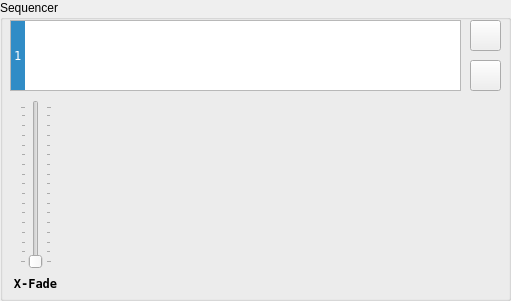
   <widget class="QGroupBox" name="groupBox_4">
    <property name="geometry">
     <rect>
      <x>510</x>
      <y>10</y>
      <width>511</width>
      <height>301</height>
     </rect>
    </property>
    <property name="title">
     <string>Sequencer</string>
    </property>
    <widget class="QListWidget" name="listWidget">
     <property name="geometry">
      <rect>
       <x>10</x>
       <y>20</y>
       <width>451</width>
       <height>71</height>
      </rect>
     </property>
     <property name="font">
      <font>
       <family>Terminal</family>
      </font>
     </property>
     <property name="editTriggers">
      <set>QAbstractItemView::NoEditTriggers</set>
     </property>
     <property name="alternatingRowColors">
      <bool>true</bool>
     </property>
     <property name="flow">
      <enum>QListView::LeftToRight</enum>
     </property>
     <property name="spacing">
      <number>1</number>
     </property>
     <property name="currentRow">
      <number>0</number>
     </property>
     <item>
      <property name="text">
       <string>1</string>
      </property>
     </item>
    </widget>
    <widget class="QPushButton" name="pushButton_addStep">
     <property name="geometry">
      <rect>
       <x>470</x>
       <y>20</y>
       <width>31</width>
       <height>31</height>
      </rect>
     </property>
     <property name="text">
      <string/>
     </property>
     <property name="icon">
      <iconset>
       <normaloff>resources/plus-circle.png</normaloff>resources/plus-circle.png</iconset>
     </property>
    </widget>
    <widget class="QPushButton" name="pushButton_deleteStep">
     <property name="geometry">
      <rect>
       <x>470</x>
       <y>60</y>
       <width>31</width>
       <height>31</height>
      </rect>
     </property>
     <property name="text">
      <string/>
     </property>
     <property name="icon">
      <iconset>
       <normaloff>resources/cross-circle.png</normaloff>resources/cross-circle.png</iconset>
     </property>
    </widget>
    <widget class="QLabel" name="label_s_xfade">
     <property name="geometry">
      <rect>
       <x>10</x>
       <y>270</y>
       <width>51</width>
       <height>21</height>
      </rect>
     </property>
     <property name="font">
      <font>
       <family>Terminal</family>
       <pointsize>9</pointsize>
       <weight>75</weight>
       <bold>true</bold>
      </font>
     </property>
     <property name="text">
      <string>X-Fade</string>
     </property>
     <property name="alignment">
      <set>Qt::AlignBottom|Qt::AlignHCenter</set>
     </property>
    </widget>
    <widget class="QSlider" name="verticalSlider_xfade">
     <property name="geometry">
      <rect>
       <x>20</x>
       <y>100</y>
       <width>32</width>
       <height>169</height>
      </rect>
     </property>
     <property name="maximum">
      <number>127</number>
     </property>
     <property name="orientation">
      <enum>Qt::Vertical</enum>
     </property>
     <property name="invertedAppearance">
      <bool>false</bool>
     </property>
     <property name="tickPosition">
      <enum>QSlider::TicksBothSides</enum>
     </property>
     <property name="tickInterval">
      <number>8</number>
     </property>
    </widget>
   </widget>
